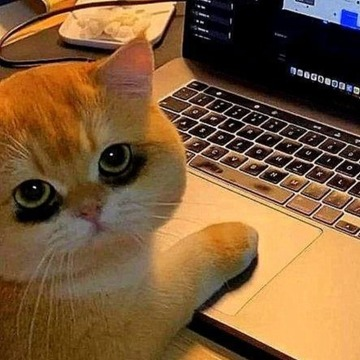
#> input picture Computer_Vision/cat.bmp, 360 x 360 px
$ python 2022_2.py
#> lines starting #> are read from the running program, lines starting #| are printed output that depends on the picture
import cv2 as cv
img = cv.imread('cat.bmp', cv.IMREAD_GRAYSCALE)
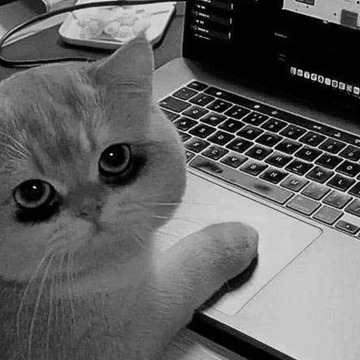
#> img: shape (360, 360); min 0, max 255, mean 97.3
# img1 = cv.imread('dust.bmp', cv.IMREAD_GRAYSCALE)

#답
img[:img.shape[0]//2, :] = ~img[:img.shape[0]//2, :]
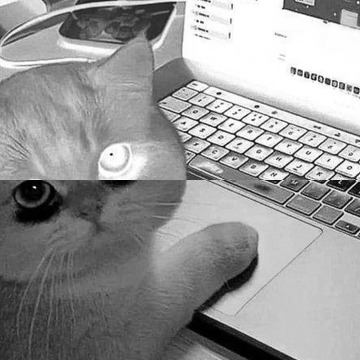
#> img: shape (360, 360); min 0, max 255, mean 151.2
# img1[img1.shape[1]//2:, :] = ~img1[img1.shape[1]//2:, :]

cv.imshow('result', img)
# cv.imshow('result1', img1)
cv.waitKey()
cv.destroyAllWindows()
